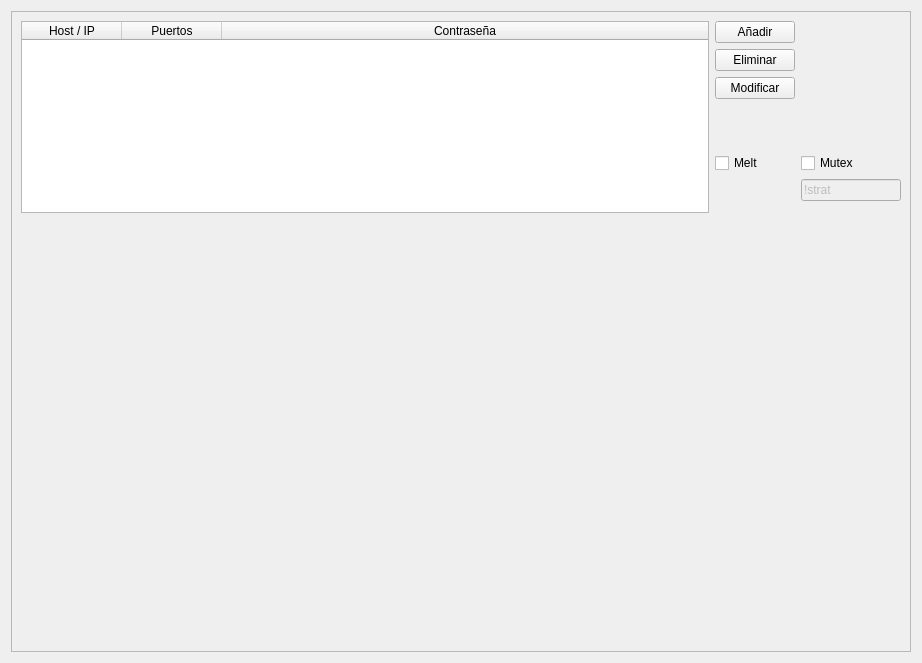
<?xml version="1.0" encoding="UTF-8"?>
<ui version="4.0">
 <class>StealthTab4</class>
 <widget class="QWidget" name="StealthTab4">
  <property name="geometry">
   <rect>
    <x>0</x>
    <y>0</y>
    <width>922</width>
    <height>663</height>
   </rect>
  </property>
  <property name="windowTitle">
   <string>Form</string>
  </property>
  <layout class="QGridLayout" name="gridLayout">
   <item row="0" column="0">
    <widget class="QFrame" name="frame">
     <property name="frameShape">
      <enum>QFrame::StyledPanel</enum>
     </property>
     <property name="frameShadow">
      <enum>QFrame::Raised</enum>
     </property>
     <layout class="QGridLayout" name="gridLayout_2">
      <item row="3" column="1">
       <widget class="QPushButton" name="pushButton_3">
        <property name="text">
         <string>Modificar</string>
        </property>
       </widget>
      </item>
      <item row="1" column="1">
       <widget class="QPushButton" name="pushButton_2">
        <property name="text">
         <string>Añadir</string>
        </property>
       </widget>
      </item>
      <item row="2" column="1">
       <widget class="QPushButton" name="pushButton_4">
        <property name="text">
         <string>Eliminar</string>
        </property>
       </widget>
      </item>
      <item row="1" column="0" rowspan="10">
       <widget class="QTreeWidget" name="treeWidget">
        <property name="maximumSize">
         <size>
          <width>16777215</width>
          <height>200</height>
         </size>
        </property>
        <column>
         <property name="text">
          <string>Host / IP</string>
         </property>
         <property name="textAlignment">
          <set>AlignHCenter|AlignVCenter|AlignCenter</set>
         </property>
        </column>
        <column>
         <property name="text">
          <string>Puertos</string>
         </property>
         <property name="textAlignment">
          <set>AlignHCenter|AlignVCenter|AlignCenter</set>
         </property>
        </column>
        <column>
         <property name="text">
          <string>Contraseña</string>
         </property>
         <property name="textAlignment">
          <set>AlignHCenter|AlignVCenter|AlignCenter</set>
         </property>
        </column>
       </widget>
      </item>
      <item row="11" column="0">
       <spacer name="verticalSpacer">
        <property name="orientation">
         <enum>Qt::Vertical</enum>
        </property>
        <property name="sizeHint" stdset="0">
         <size>
          <width>20</width>
          <height>40</height>
         </size>
        </property>
       </spacer>
      </item>
      <item row="8" column="1">
       <widget class="QCheckBox" name="checkBox">
        <property name="text">
         <string>Melt</string>
        </property>
       </widget>
      </item>
      <item row="8" column="4">
       <widget class="QCheckBox" name="checkBox_2">
        <property name="enabled">
         <bool>true</bool>
        </property>
        <property name="text">
         <string>Mutex</string>
        </property>
       </widget>
      </item>
      <item row="9" column="4">
       <widget class="QLineEdit" name="lineEdit">
        <property name="enabled">
         <bool>false</bool>
        </property>
        <property name="maximumSize">
         <size>
          <width>100</width>
          <height>16777215</height>
         </size>
        </property>
        <property name="text">
         <string>!strat</string>
        </property>
        <property name="maxLength">
         <number>7</number>
        </property>
        <property name="frame">
         <bool>true</bool>
        </property>
       </widget>
      </item>
     </layout>
    </widget>
   </item>
  </layout>
 </widget>
 <resources/>
 <connections>
  <connection>
   <sender>checkBox_2</sender>
   <signal>clicked(bool)</signal>
   <receiver>lineEdit</receiver>
   <slot>setEnabled(bool)</slot>
   <hints>
    <hint type="sourcelabel">
     <x>52</x>
     <y>302</y>
    </hint>
    <hint type="destinationlabel">
     <x>104</x>
     <y>307</y>
    </hint>
   </hints>
  </connection>
 </connections>
</ui>
